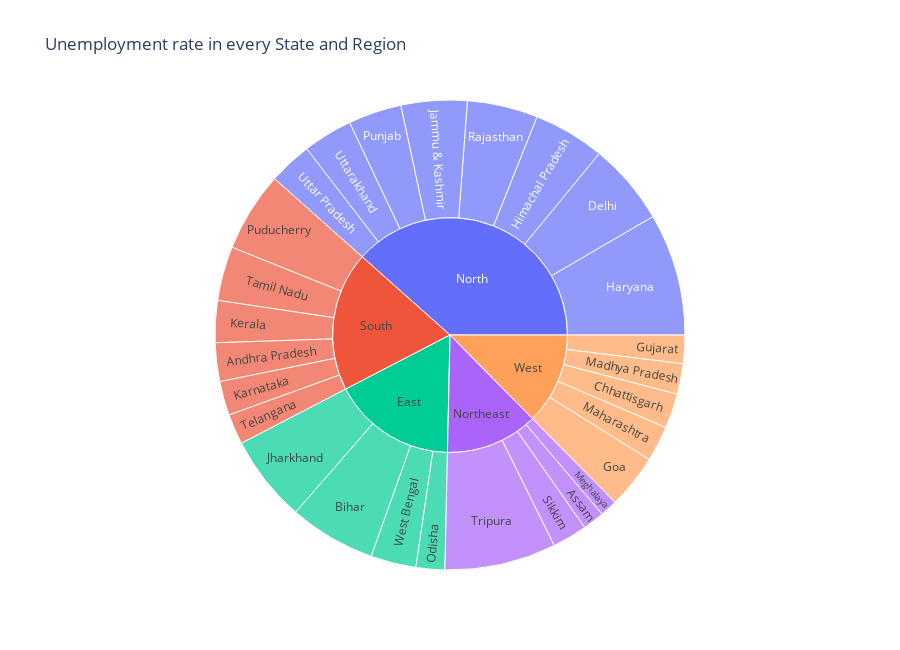

Notebook code for this chart:
### Code cell
unemployment = df[["State", "Region", "EUR"]]

fig = px.sunburst(unemployment, path=['Region','State'], values='EUR',
                  title= 'Unemployment rate in every State and Region', height=650)
fig.show()

### Figure 1 — Plotly figure (JSON) as saved in the notebook; plotly's stock layout.template omitted (floating-point values rounded to 4 significant figures)
{"data": [{"branchvalues": "total", "domain": {"x": [0, 1], "y": [0, 1]}, "hovertemplate": "labels=%{label}<br>EUR=%{value}<br>parent=%{parent}<br>id=%{id}<extra></extra>", "ids": ["South/Andhra Pradesh", "Northeast/Assam", "East/Bihar", "West/Chhattisgarh", "North/Delhi", "West/Goa", "West/Gujarat", "North/Haryana", "North/Himachal Pradesh", "North/Jammu & Kashmir", "East/Jharkhand", "South/Karnataka", "South/Kerala", "West/Madhya Pradesh", "West/Maharashtra", "Northeast/Meghalaya", "East/Odisha", "South/Puducherry", "North/Punjab", "North/Rajasthan", "Northeast/Sikkim", "South/Tamil Nadu", "South/Telangana", "Northeast/Tripura", "North/Uttar Pradesh", "North/Uttarakhand", "East/West Bengal", "East", "North", "Northeast", "South", "West"], "labels": ["Andhra Pradesh", "Assam", "Bihar", "Chhattisgarh", "Delhi", "Goa", "Gujarat", "Haryana", "Himachal Pradesh", "Jammu & Kashmir", "Jharkhand", "Karnataka", "Kerala", "Madhya Pradesh", "Maharashtra", "Meghalaya", "Odisha", "Puducherry", "Punjab", "Rajasthan", "Sikkim", "Tamil Nadu", "Telangana", "Tripura", "Uttar Pradesh", "Uttarakhand", "West Bengal", "East", "North", "Northeast", "South", "West"], "name": "", "parents": ["South", "Northeast", "East", "West", "North", "West", "West", "North", "North", "North", "East", "South", "South", "West", "West", "Northeast", "East", "South", "North", "North", "Northeast", "South", "South", "Northeast", "North", "North", "East", "", "", "", "", ""], "type": "sunburst", "values": [86.64, 48.56, 194.7, 78.19, 184.1, 121.7, 63.76, 274.8, 160.7, 148.3, 195.4, 76.68, 94.34, 68.54, 79.79, 38.66, 64.62, 179.4, 119.8, 158.7, 78.34, 121.9, 68.33, 250.6, 97.37, 111.6, 101.9, 556.6, 1255.0, 416.1, 627.3, 411.9]}], "layout": {"height": 650, "legend": {"tracegroupgap": 0}, "title": {"text": "Unemployment rate in every State and Region"}}}
